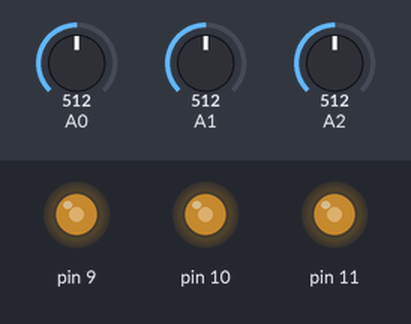
The sketch below on a simulated Arduino Uno, built with avr-gcc and run on an emulated ATmega328P. Parts: output pins drawn as LEDs (lit = HIGH). The test bench sets the inputs (shaded band); at power-on: A0 = 512, A1 = 512, A2 = 512.

Above: at 1.2 s.
1.3 s: A0 set to 716
At 2.2 s:
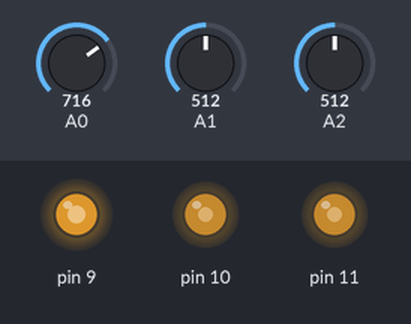
2.8 s: A1 set to 716
At 3.3 s:
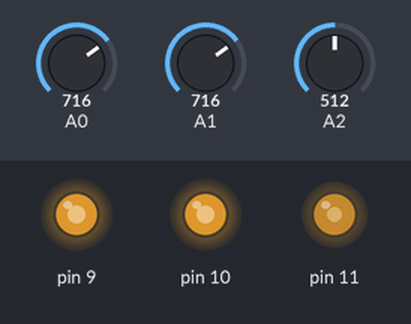
4.3 s: A2 set to 716
At 5.5 s:
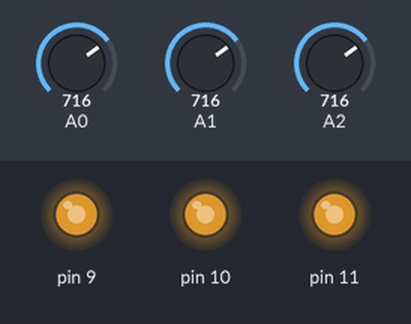
5.8 s: A0 set to 900
At 6.8 s:
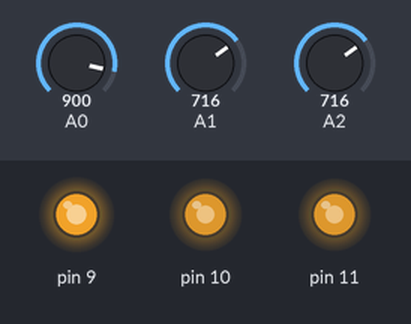
7.3 s: A1 set to 900
At 8.0 s:
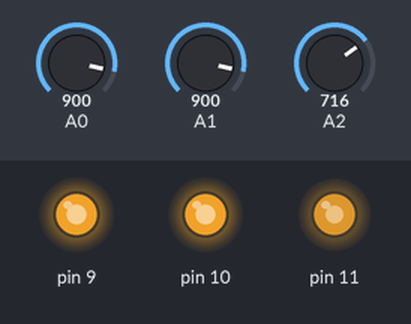
8.8 s: A2 set to 900
At 9.1 s:
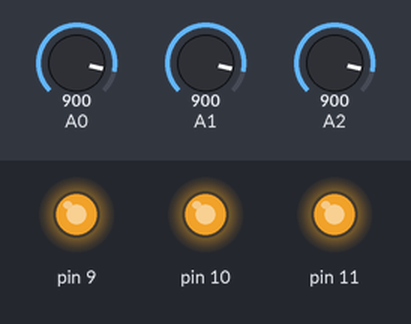
Timing chart, 0 to 11.3 s (numbered marks = the images above; inputs shaded):
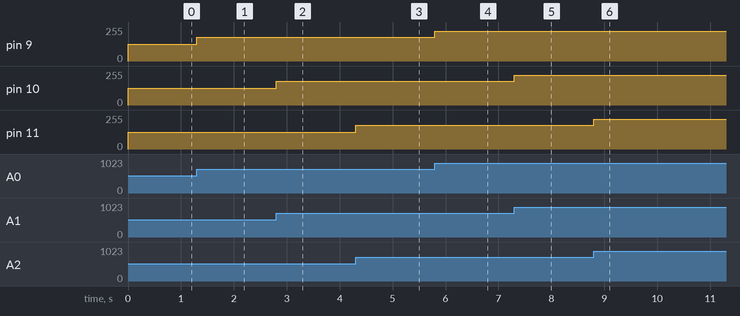

Measured:
- after the input at 1.3 s, pin 9: 127/255 → 178/255 at once
- after the input at 2.8 s, pin 10: 127/255 → 178/255 at once
- after the input at 4.3 s, pin 11: 127/255 → 178/255 at once
- after the input at 5.8 s, pin 9: 178/255 → 224/255 at once
- after the input at 7.3 s, pin 10: 178/255 → 224/255 at once
- after the input at 8.8 s, pin 11: 178/255 → 224/255 at once

The sketch:

arduino14.ino
```cpp
void setup(){
    pinMode(A0, INPUT);
    pinMode(A1, INPUT);
    pinMode(A2, INPUT);

    pinMode(9, OUTPUT);
    pinMode(10, OUTPUT);
    pinMode(11, OUTPUT);
}

int a, b, c;
void loop(){
    a = analogRead(A0);
    b = analogRead(A1);
    c = analogRead(A2);
    a = map(a, 0, 1023, 0, 255);
    b = map(b, 0, 1023, 0, 255);
    c = map(c, 0, 1023, 0, 255);

    analogWrite(9, a);
    analogWrite(10, b);
    analogWrite(11, c);
}
```
